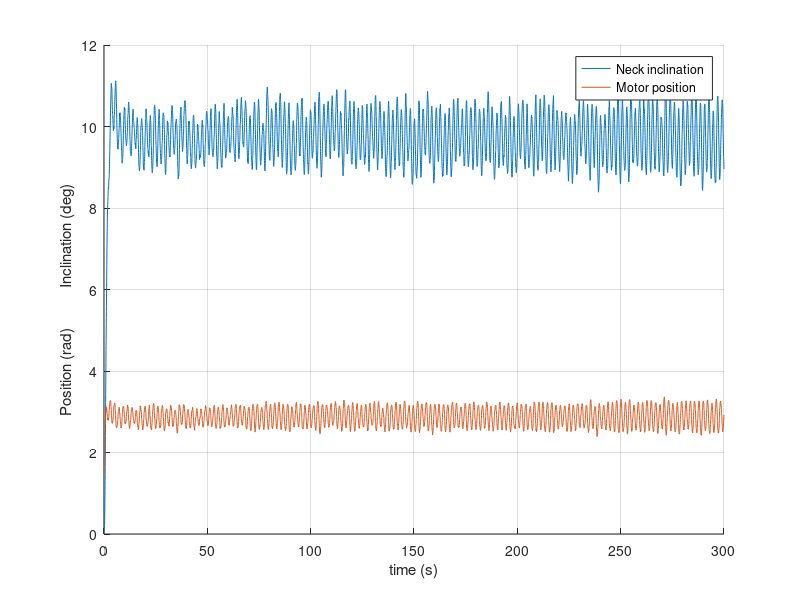
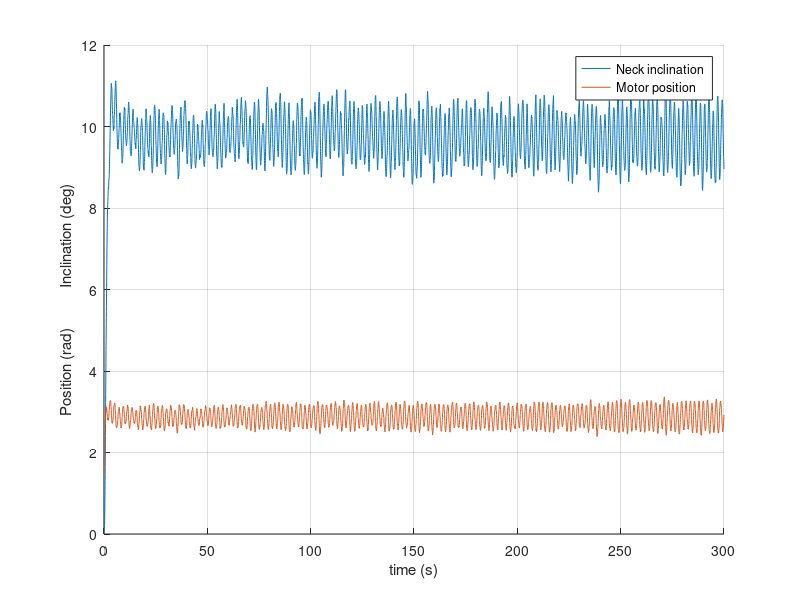

Here is the MATLAB script that generated these plots, in order:

data=csvread("data/id000response.csv")
t=data(:,1);
incli=data(:,2);
motor=data(:,3);


fig=figure; hold on;grid on;

plot(t,incli);
plot(t,motor);

ylabel(' Position (rad)          Inclination (deg)      ');
xlabel('time (s)');
legend('Neck inclination', 'Motor position','Location','best');
saveas(fig,'fig/avgtimeResponse','epsc');


data=csvread("data/000response.csv")
t=data(:,1);
incli=data(:,2);
motor=data(:,3);


fig=figure; hold on;grid on;

plot(t,incli);
plot(t,motor);

ylabel(' Position (rad)          Inclination (deg)      ');
xlabel('time (s)');
legend('Neck inclination', 'Motor position','Location','best');
saveas(fig,'fig/avgtimeResponse','epsc');



